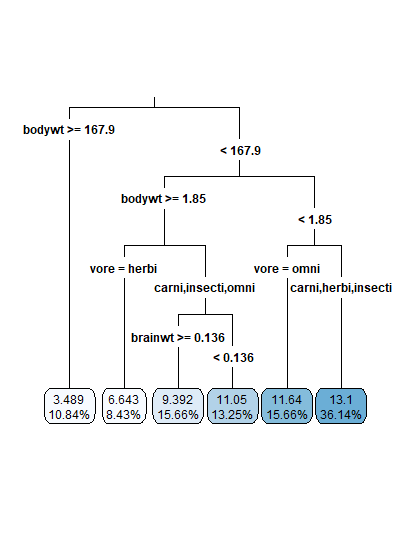

This figure's R source:
library(rpart)
library(rpart.plot)
library(ggplot2) #Needed for msleep dataset

data("msleep")
str(msleep)
help("msleep")

str(data)
# create data frame with the following columns included:
# 3 = -vore,6=sleep_total, 10=brainwt, 11=bodywt
mSleepDF1 <-msleep[,c(3,6,10,11)]

str(mSleepDF1)
head(mSleepDF1)

# Building Regression Decision Tree with rpart
help("rpart")
# Create regression decision tree using ANOVA for sleep total from other vars
sleepModel_1 <-rpart(sleep_total~ ., data=mSleepDF1, method = "anova")

#Print tree structure to console
sleepModel_1

#Use rpart.plot to plot the regression tree
help("rpart.plot")

# type = 3, Draw separate split labels for the left and right directions. 
#fallen.leaves= TRUE, Puts leaves at the bottom of the plot
#Digits [defaults to 2], number of significant digits displayed
rpart.plot(sleepModel_1, type = 3, fallen.leaves= TRUE)

#Change Digits to show 3 and 4 sig figs
rpart.plot(sleepModel_1, type = 3,digits = 3, fallen.leaves= TRUE) 
rpart.plot(sleepModel_1, type = 3,digits = 4, fallen.leaves= TRUE)
